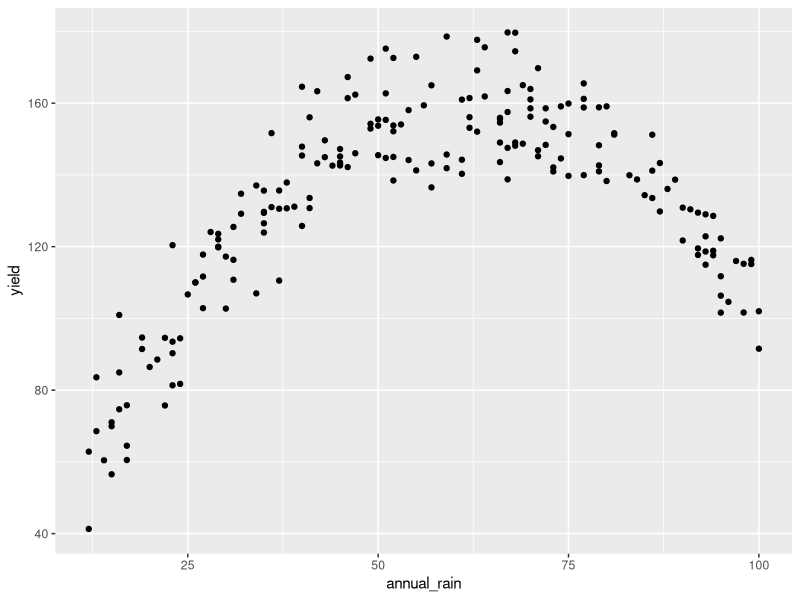
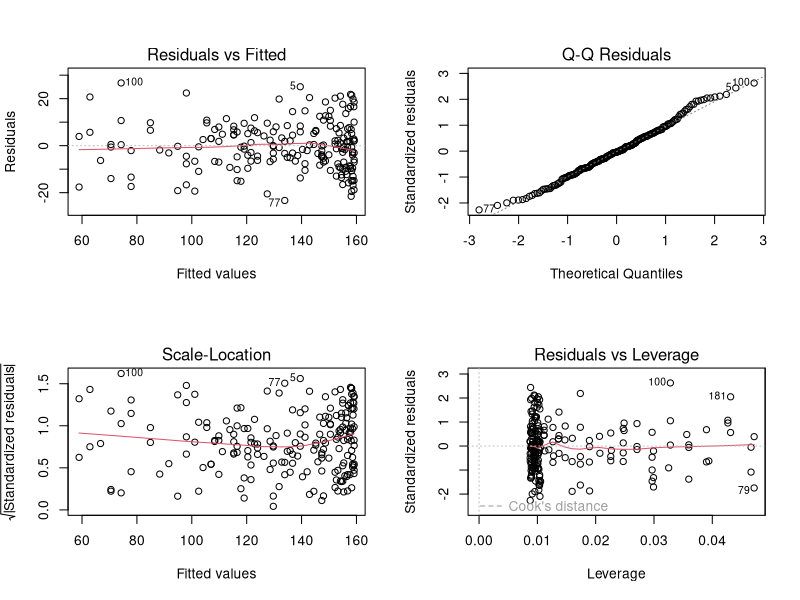

R code for these plots, in order: (Note: this script raises an error after producing the figures.)
## ---- chunk 1
library(tidyverse)
## ---- chunk 2
seed <- read_csv("../Data/seed orchard data.csv")
seed$seedlot <- factor(seed$seedlot, levels = c("SO", "P"))
model.seed <- lm(dbh ~ seedlot, data = seed)
summary(model.seed)
## ---- chunk 3
library(emmeans)
emmeans(model.seed, ~seedlot)
## ---- chunk 4
pea <- read_csv("../Data/pea data.csv")
str(pea)
model.pea <- lm(length ~ sugar, data = pea)
summary(model.pea)
## ---- chunk 5
emmeans(model.pea, ~sugar)
## ---- chunk 6
set.seed(2020720)
n <-200
annual_rain<-sample(11:100, size=n, replace = TRUE)
yield <- 2 + 5*annual_rain - 0.04* annual_rain^2 + rnorm(n,0,10)
yield_dat<-tibble(annual_rain = annual_rain, yield=yield)
ggplot(yield_dat, aes(annual_rain, yield))+geom_point()
## ---- chunk 7
model.yield <- lm(yield ~ 1+ annual_rain + I(annual_rain^2), data = yield_dat)
summary(model.yield)
## ---- chunk 8
par(mfrow = c(2,2))
plot(model.yield)
## ---- chunk 9
legume<-read_csv("../Data/legume nitrate experiment.csv")
str(legume)
## ---- chunk 10
ggplot(legume, aes(x=log10(nitrate), y=RMR))+ geom_beeswarm()
ggplot(legume, aes(x=log10(nitrate), y= log_RMR))+ geom_beeswarm()
## ---- chunk 11
model.legume<-lm(log_RMR ~ log10(nitrate), data = legume)
anova(model.legume)
summary(model.legume)
## ---- chunk 12
par(mfrow=c(2,2))
plot(model.legume)
## ---- chunk 13
 newdat<-data.frame(nitrate=c(0.01, .1, 1, 2, 10,100))
 
predict1<-predict(model.legume, newdat, interval = "confidence") %>%
   as_tibble() %>%
   mutate(nitrate=newdat$nitrate, log_RMR=fit)

str(predict1)

ggplot(legume, aes(x=log10(nitrate), y=log_RMR))+
  geom_point(col="darkgreen")+
  geom_line(data=predict1, aes(x=log10(nitrate), y=fit))+
  geom_ribbon(data=predict1, aes(x=log10(nitrate), ymin=lwr, ymax=upr), alpha=0.2)+
  ylim(c(-8,-2))+
  theme_classic()
  
